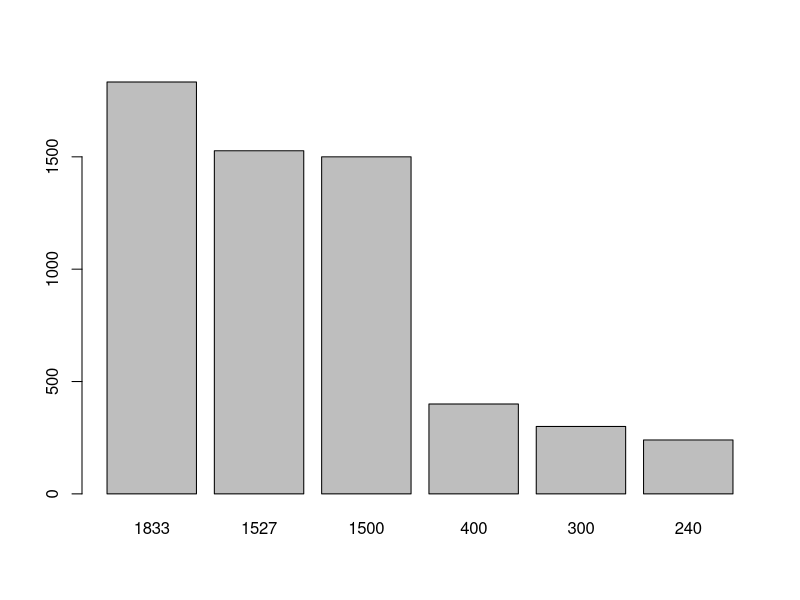
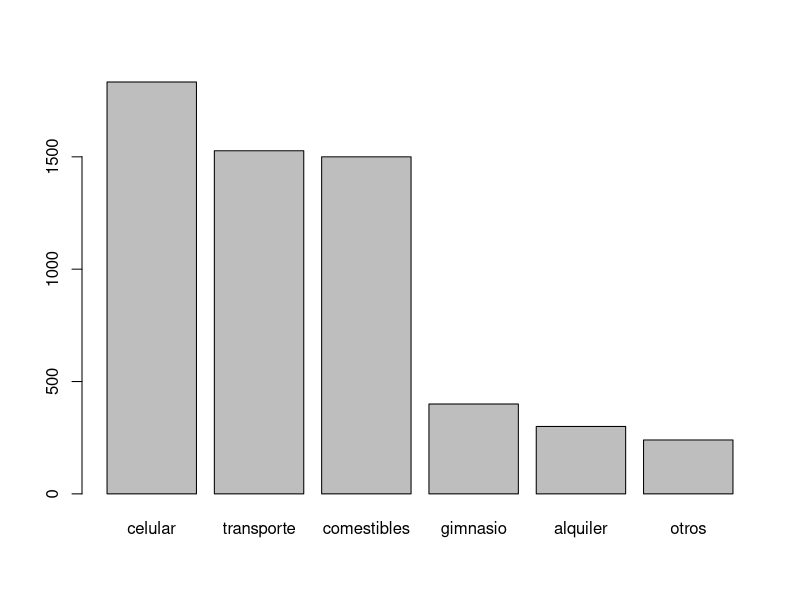

Write the R code that produced these figures, in order.
# **Laboratorio_1**

#Maestria en ciencias forestales 

#Yadira Abigail Martinez Hernández

#1672205

## Parte I R y Rstudio

# Gastos totales

(300 + 240 + 1527 + 400 + 1500 + 1833)

celular <- 300

transporte <- 240

comestibles <- 1527

gimnasio <- 400

alquiler <- 1500

otros <- 1833

Gastos.totales <- (celular + transporte + comestibles + gimnasio + alquiler + otros)

#Gasto total por 5 meses

Gastos.totales * 5

#Gasto total por 10 meses

Gastos.totales * 10

# Crear vector

gastos <- c(celular, transporte, comestibles, gimnasio, alquiler, otros)

barplot(sort(gastos, decreasing = TRUE), names.arg = sort(gastos, decreasing = TRUE))

barplot(sort(gastos, decreasing = TRUE), names.arg = c('celular', 'transporte', 'comestibles', 'gimnasio', 'alquiler','otros'))


## Parte II Varibles

# Problema 1

#  Identifique el tipo de variable (cualitativa o cuantitativa) para la lista de preguntas de una encuesta aplicada a estudiantes universitarios en una clase de estadística:

#Nombre de estudiante.(Cualitativa)
#Fecha de nacimiento (p. Ej., 21/10/1995).(Cuantitativa)
#Edad (en años).(Cuantitativa)
#Dirección de casa (por ejemplo, 1234 Ave. Alamo).(cualitativa)
#Número de teléfono (por ejemplo, 510-123-4567).(cuantitativa)
#Área principal de estudio.(cualitativa)
#Grado de año universitario: primer año, segundo año, tercer año, último año.(cualitativa)
#Puntaje en la prueba de mitad de período (basado en 100 puntos posibles).(cuantitativa)
#Calificación general: A, B, C, D, F.(cualitativa)
#Tiempo (en minutos) para completar la prueba final de MCF 202.(cualitativa)
#Numero de hermanos.(cuantitativa)

# Problema 2

#  Vacunos de leche

#Raza(cualitativo)
#Color de pelaje (cualitativo)
#Producción de leche(ml) (cuantitativo)
#Tiempo de preñez (cuantitativo)

# Problema 3

#Considere una variable con valores numéricos que describen formas electrónicas de expresar opiniones personales: 1 = Twitter; 2 = correo electrónico; 3 = mensaje de texto; 4 = Facebook; 5 = blog.
#¿Es esta una variable cuantitativa o cualitativa? Explique.

# ¿Cuál es la forma electronica de expresarse menos común?
#R: Blog

#¿El titular contiene palabras clave de mi blog?
#R: es una variable cualitativa ya que se refiere a las palabras clave y sea más fácil encontrar en el buscador. 

# Problema 4

# Cuál es la cantidad promedio de horas que los estudiantes de universidades públicas trabajan cada semana?
  #(1)estudiantes
  #(2)promedio de horas por semana
  #(3)cuantitativa

#¿Qué proporción de todos los estudiantes universitarios de México están inscritos en una unmiversidad pública?
  #(1)estudiantes universitarios
  #(2)cantidad de estudiantes universitarios van a universidades publicas
  #(3)categórica

#En los universidades públicas, ¿las estudiantes femeninas tienen un promedio de CENEVAL más alto que los estudiantes varones?
  #(1)estudiantes femeninas
  #(2)promedios de estudiantes
  #(3)categórica

#¿Es más probable que los atletas universitarios reciban asesoramiento académico que los atletas no universitarios?
  #(1)atletas universitarios
  #(2)asesoramiento
  #(3)categórica

#Si reuniéramos datos para responder a las preguntas de la investigación anterior, ¿qué datos podrían analizarse mediante un histograma? ¿Cómo lo sabes?.
  #(1)datos
  #(2)preguntas de la investigación
  #(3)categórico
